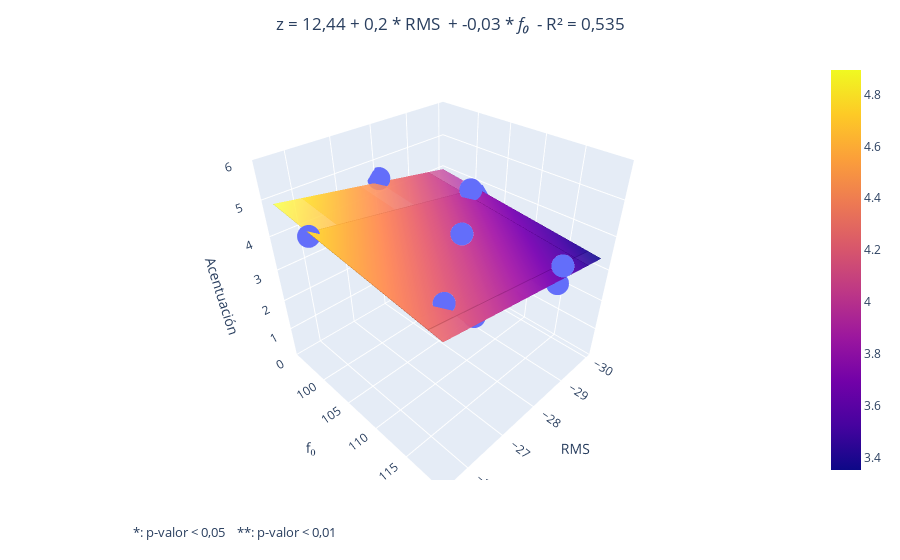

Notebook source saved alongside this figure:
### Code cell
if len(dicc_model) == 2:
    import plotly.express as px
    import plotly.graph_objects as go

    # Seleccionamos solo las características seleccionadas en X
    X_selected = X[:, selected_features]

    # Entrenamos el modelo de regresión con las características seleccionadas
    regr_multivar = SMWrapper(sm.OLS)
    regr_multivar_fit = regr_multivar.fit(X_selected, y)

    # Obtenemos las predicciones del modelo para las características seleccionadas
    y_pred = regr_multivar.predict(X_selected)

    # Crear la figura
    fig = px.scatter_3d(x=X_selected[:, 0], y=X_selected[:, 1], z=y)

    # Crear el plano de regresión
    xx, yy = np.meshgrid(X_selected[:, 0], X_selected[:, 1])
    zz = regr_multivar_fit.params[0] + np.dot(np.array([xx.ravel(), yy.ravel()]).T, regr_multivar_fit.params[1:].ravel()).reshape(xx.shape)
    fig.add_trace(go.Surface(x=xx, y=yy, z=zz, opacity=0.5))

    axis_name_list = []
    # Construir la cadena de texto para la ecuación del plano
    equation = f'z = {regr_multivar_fit.params[0].round(2)}'
    for i, (key, model) in enumerate(dicc_model.items()):
        feature_name = key.replace("_model", "").upper()
        feature_name_axis = feature_name
        if feature_name == 'F0':
            feature_name = '<i>f₀</i>'
            feature_name_axis = 'f₀'
        axis_name_list.append(feature_name_axis)
        if regr_multivar_fit.pvalues[1:][i] < 0.01:
            label = '<sup>**</sup>'
        elif regr_multivar_fit.pvalues[1:][i] < 0.05:
            label = '<sup>*</sup>'
        else:
            label = ''
        equation += f' + {regr_multivar_fit.params[1:][i].round(2)} * {feature_name} {label}'
        
    equation += f' - R² = {r_squared_value:.3f}'
    equation = equation.replace('.', ',')
    
    # Centrar el título
    fig.update_layout(title=dict(text=equation, x=0.5, xanchor='center'))
    
    # Verificar si los valores en el eje x son menores que 1
    if np.any(np.abs(X_selected[:, 0]) < 1):
        # Calcular los valores de los ticks
        xaxis_tickvals = np.linspace(np.min(X_selected[:, 0]), np.max(X_selected[:, 0]), 6)[1:5]

        # Convertir los valores de los ticks a strings y reemplazar los puntos por comas
        xaxis_ticktext = [f'{val:.2f}'.replace('.', ',') for val in xaxis_tickvals]
    else:
        # Si los valores en el eje x son mayores o iguales a 1, usar el formato por defecto
        xaxis_tickvals = None
        xaxis_ticktext = None

    # Etiquetas de los ejes y rango del eje z
    fig.update_layout(scene=dict(xaxis=dict(title=axis_name_list[0], tickvals=xaxis_tickvals, ticktext=xaxis_ticktext), yaxis_title=axis_name_list[1], zaxis_title='Acentuación', zaxis=dict(range=[0, 6]), yaxis=dict(tickvals=[100, 105, 110, 115])))
    
    # Agrega la anotación al final
    fig.add_annotation(
        x=0.07,
        y=-0.15,
        xref="paper",
        yref="paper",
        text="*: p-valor < 0,05    **: p-valor < 0,01",
        showarrow=False,
        font=dict(
            size=13
        )
    )

    fig.write_html(
       os.path.join(PATH, TEST_FOLDER, REGGRESSION_FOLDER, PARAMETRIC_FOLDER, ACENTUACION_FOLDER, FEMALE_FOLDER, 'regresion_acentuacion_multivariable_female.html')
    )

    fig.write_image(
       os.path.join(PATH, TEST_FOLDER, REGGRESSION_FOLDER, PARAMETRIC_FOLDER, ACENTUACION_FOLDER, FEMALE_FOLDER, 'regresion_acentuacion_multivariable_female.png')
    )

    fig.show()

### Figure 1 — Plotly figure (JSON) as saved in the notebook; plotly's stock layout.template omitted (floating-point values rounded to 4 significant figures)
{"data": [{"hovertemplate": "x=%{x}<br>y=%{y}<br>z=%{z}<extra></extra>", "legendgroup": "", "marker": {"color": "#636efa", "symbol": "circle"}, "mode": "markers", "name": "", "scene": "scene", "showlegend": false, "type": "scatter3d", "x": [-27.5, -26.1, -27, -30, -29, -28.5, -25.5, -26.5, -29.5, -28], "y": [111.1, 116.4, 101.3, 101.5, 117.7, 119.6, 101.0, 117.9, 102.3, 94.71], "z": [4.603, 4.294, 4.162, 3.632, 3.015, 4.059, 4.632, 3.868, 4.118, 4.515]}, {"opacity": 0.5, "type": "surface", "x": [[-27.5, -26.1, -27, -30, -29, -28.5, -25.5, -26.5, -29.5, -28], [-27.5, -26.1, -27, -30, -29, -28.5, -25.5, -26.5, -29.5, -28], [-27.5, -26.1, -27, -30, -29, -28.5, -25.5, -26.5, -29.5, -28], [-27.5, -26.1, -27, -30, -29, -28.5, -25.5, -26.5, -29.5, -28], [-27.5, -26.1, -27, -30, -29, -28.5, -25.5, -26.5, -29.5, -28], [-27.5, -26.1, -27, -30, -29, -28.5, -25.5, -26.5, -29.5, -28], [-27.5, -26.1, -27, -30, -29, -28.5, -25.5, -26.5, -29.5, -28], [-27.5, -26.1, -27, -30, -29, -28.5, -25.5, -26.5, -29.5, -28], [-27.5, -26.1, -27, -30, -29, -28.5, -25.5, -26.5, -29.5, -28], [-27.5, -26.1, -27, -30, -29, -28.5, -25.5, -26.5, -29.5, -28]], "y": [[111.1, 111.1, 111.1, 111.1, 111.1, 111.1, 111.1, 111.1, 111.1, 111.1], [116.4, 116.4, 116.4, 116.4, 116.4, 116.4, 116.4, 116.4, 116.4, 116.4], [101.3, 101.3, 101.3, 101.3, 101.3, 101.3, 101.3, 101.3, 101.3, 101.3], [101.5, 101.5, 101.5, 101.5, 101.5, 101.5, 101.5, 101.5, 101.5, 101.5], [117.7, 117.7, 117.7, 117.7, 117.7, 117.7, 117.7, 117.7, 117.7, 117.7], [119.6, 119.6, 119.6, 119.6, 119.6, 119.6, 119.6, 119.6, 119.6, 119.6], [101.0, 101.0, 101.0, 101.0, 101.0, 101.0, 101.0, 101.0, 101.0, 101.0], [117.9, 117.9, 117.9, 117.9, 117.9, 117.9, 117.9, 117.9, 117.9, 117.9], [102.3, 102.3, 102.3, 102.3, 102.3, 102.3, 102.3, 102.3, 102.3, 102.3], [94.71, 94.71, 94.71, 94.71, 94.71, 94.71, 94.71, 94.71, 94.71, 94.71]], "z": [[4.07, 4.349, 4.17, 3.571, 3.771, 3.87, 4.469, 4.269, 3.671, 3.97], [3.934, 4.213, 4.033, 3.435, 3.634, 3.734, 4.333, 4.133, 3.535, 3.834], [4.324, 4.604, 4.424, 3.826, 4.025, 4.125, 4.724, 4.524, 3.925, 4.225], [4.319, 4.598, 4.418, 3.82, 4.019, 4.119, 4.718, 4.518, 3.92, 4.219], [3.898, 4.177, 3.997, 3.399, 3.598, 3.698, 4.297, 4.097, 3.498, 3.798], [3.85, 4.129, 3.95, 3.351, 3.55, 3.65, 4.249, 4.049, 3.451, 3.75], [4.333, 4.612, 4.433, 3.834, 4.033, 4.133, 4.732, 4.532, 3.934, 4.233], [3.893, 4.173, 3.993, 3.395, 3.594, 3.694, 4.293, 4.093, 3.494, 3.794], [4.3, 4.579, 4.399, 3.801, 4.0, 4.1, 4.699, 4.499, 3.901, 4.2], [4.496, 4.775, 4.596, 3.997, 4.197, 4.297, 4.895, 4.696, 4.097, 4.396]]}], "layout": {"annotations": [{"font": {"size": 13}, "showarrow": false, "text": "*: p-valor < 0,05    **: p-valor < 0,01", "x": 0.07, "xref": "paper", "y": -0.15, "yref": "paper"}], "legend": {"tracegroupgap": 0}, "margin": {"t": 60}, "scene": {"domain": {"x": [0, 1], "y": [0, 1]}, "xaxis": {"title": {"text": "RMS"}}, "yaxis": {"tickvals": [100, 105, 110, 115], "title": {"text": "f₀"}}, "zaxis": {"range": [0, 6], "title": {"text": "Acentuación"}}}, "title": {"text": "z = 12,44 + 0,2 * RMS  + -0,03 * <i>f₀</i>  - R² = 0,535", "x": 0.5, "xanchor": "center"}}}
